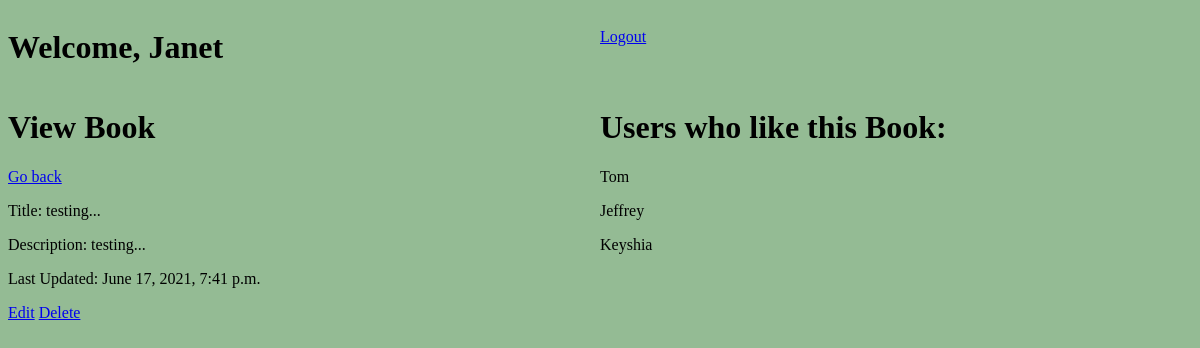
The app's page /books/1 (signed in) with its own data.
### favorite_books_app/models.py (models this page shows)
class User(models.Model):
    first_name = models.CharField(max_length=255)
    last_name = models.CharField(max_length=255)
    email = models.EmailField(max_length=255)
    password = models.CharField(max_length=255)
    updated_at = models.DateTimeField(auto_now=True)
    created_at = models.DateTimeField(auto_now_add = True)
    objects = UserManager()

class Book(models.Model):
    title = models.CharField(max_length= 255)
    author = models.CharField(max_length=255)
    description = models.TextField()
    created_at = models.DateTimeField(auto_now_add=True)
    updated_at = models.DateTimeField(auto_now=True)
    upload_status = models.ForeignKey(User, related_name="books", on_delete = models.CASCADE, null = True)
    users = models.ManyToManyField(User, related_name="Books")
    objects = BookManager()

### favorite_books_app/views.py (the view)
# urls.py: path('books/<int:id>', views.books_all),
def books_all(request, id):
    if 'user_id' not in request.session:
        return redirect('/')
    this_user = User.objects.filter(id = request.session['user_id'])
    clicked_book = Book.objects.get(id=id)
    book_likers = clicked_book.users.all()
    context = {
        "current_user" : this_user[0],
        "all_books": Book.objects.all(),
        "clicked_book": clicked_book,
        "book_likers": book_likers,
        }
    return render(request, "view_book.html", context)

### favorite_books_app/templates/view_book.html (shortened to what this page needs)
<!DOCTYPE html>
<html lang = "en">
<head>
    {% load static %}
    <link rel="stylesheet" href="{% static 'background-color.css' %}">
</head>
<body>
    <header id="add-header">
        <h1 id="welcome-add">Welcome, {{ current_user.first_name }}</h1>
        <a id = "logout-add" href="http://localhost:8000/logout">Logout</a>
    </header>
    <div id="all-books-container">
        <div id="current-book">
            <h1>View Book</h1> <a href= "http://localhost:8000/books">Go back</a>
            <p>Title: {{ clicked_book.title }}</p>
            <p>Description: {{ clicked_book.description }}</p>
            <p>Last Updated: {{ clicked_book.updated_at }}</p>
            <a href="http://localhost:8000/shows/{{ this_show.id }}/edit">Edit</a>
            <a href="http://localhost:8000/shows/{{ this_show.id }}/destroy">Delete</a>
        </div>
        <div id="users-view">
            <h1>Users who like this Book:</h1>
            {% for user in book_likers %}
                <p> {{ user.first_name }} </p>
            {% endfor %}
        </div>
    </div>
</body>
</html>

### favorite_books_app/static/background-color.css (style rules this page uses)
body { background-color:rgb(148, 187, 148); }
#add-header { display: flex; }
#welcome-add { flex: 1; }
#logout-add { margin-top: 20px; flex: 1; }
#all-books-container { display: flex; }
#current-book { flex: 1; }
#users-view { flex: 1; }

### records on screen
User: first_name "Janet"
Book: title "testing...", description "testing...", updated_at "June 17, 2021, 7:41 p.m."
User: first_name "Tom"
User: first_name "Jeffrey"
User: first_name "Keyshia"
